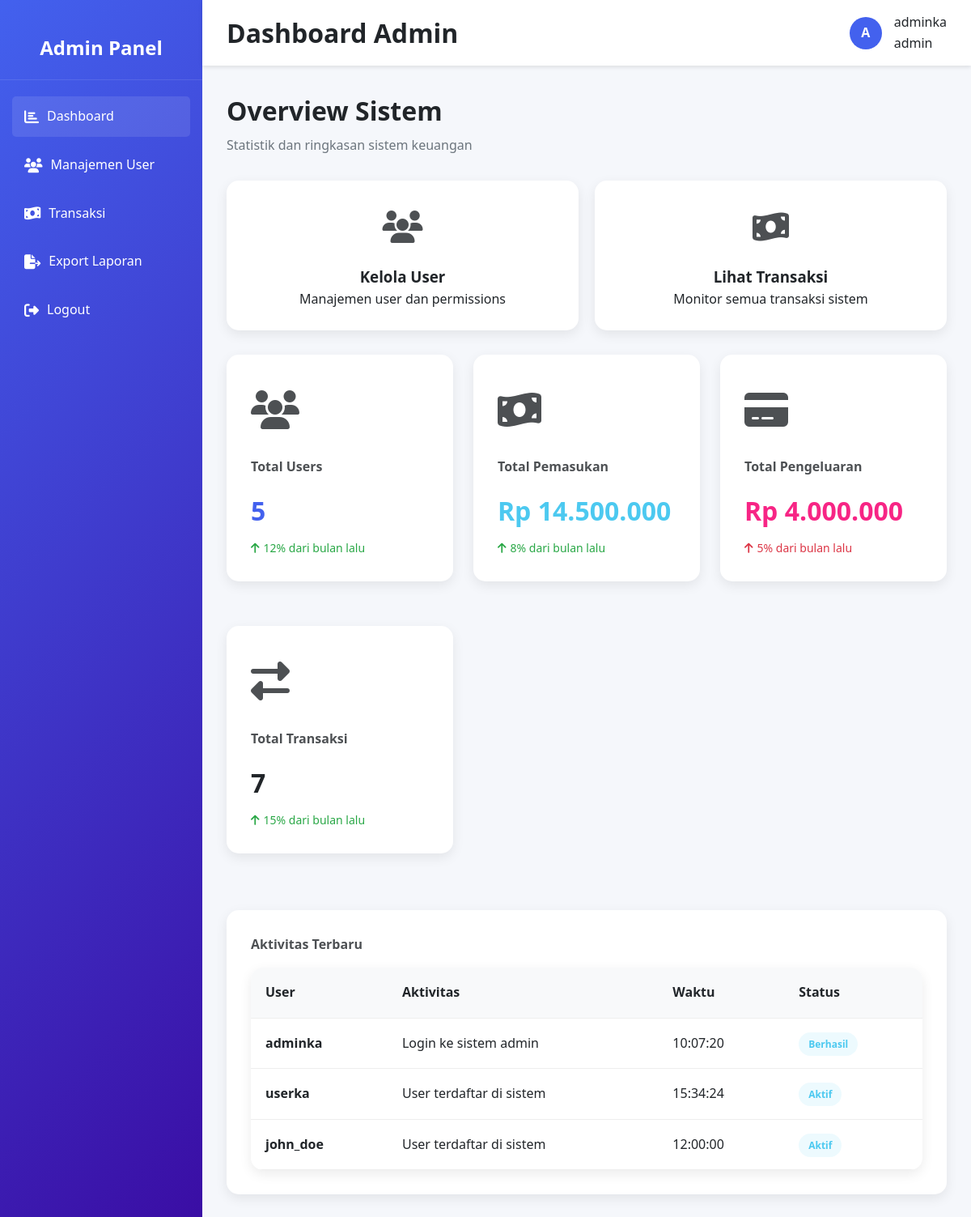
The page /admin.php (signed in) on the database its author committed.
### tables this page shows
CREATE TABLE `user_profiles` (
  `id` int(11) NOT NULL,
  `user_id` int(11) NOT NULL,
  `full_name` varchar(255) DEFAULT NULL,
  `phone` varchar(20) DEFAULT NULL,
  `address` text DEFAULT NULL,
  `birth_date` date DEFAULT NULL,
  `created_at` timestamp NULL DEFAULT current_timestamp(),
  `updated_at` timestamp NOT NULL DEFAULT current_timestamp() ON UPDATE current_timestamp()
);

CREATE TABLE `user` (
  `id` int(11) NOT NULL,
  `username` varchar(100) NOT NULL,
  `email` varchar(255) NOT NULL,
  `password` varchar(255) NOT NULL,
  `role` enum('user','admin') DEFAULT 'user',
  `is_active` tinyint(1) DEFAULT 1,
  `created_at` timestamp NULL DEFAULT current_timestamp(),
  `update_at` timestamp NOT NULL DEFAULT current_timestamp() ON UPDATE current_timestamp()
);

### admin.php (the view, shortened to what this page needs)
<?php
include 'config.php';
$users = [];
$users_sql = "SELECT u.*, up.full_name, up.phone FROM user u LEFT JOIN user_profiles up ON u.id = up.user_id";
$users_result = $conn->query($users_sql);
if ($users_result) {
    $users = $users_result->fetch_all(MYSQLI_ASSOC);
}
$total_users = 0;
$total_transactions = 0;
$total_income = 0;
$total_expense = 0;
$total_users_sql = "SELECT COUNT(*) as total FROM user";
$total_users_result = $conn->query($total_users_sql);
if ($total_users_result) {
    $total_users = $total_users_result->fetch_assoc()['total'];
}
$total_transactions_sql = "SELECT COUNT(*) as total FROM transactions";
$total_transactions_result = $conn->query($total_transactions_sql);
if ($total_transactions_result) {
    $total_transactions = $total_transactions_result->fetch_assoc()['total'];
}
$total_income_sql = "SELECT SUM(amount) as total FROM transactions WHERE type = 'income'";
$total_income_result = $conn->query($total_income_sql);
if ($total_income_result) {
    $total_income = $total_income_result->fetch_assoc()['total'] ?? 0;
}
$total_expense_sql = "SELECT SUM(amount) as total FROM transactions WHERE type = 'expense'";
$total_expense_result = $conn->query($total_expense_sql);
if ($total_expense_result) {
    $total_expense = $total_expense_result->fetch_assoc()['total'] ?? 0;
}
?>
<!DOCTYPE html>
<html lang="id">
<head>
    <link rel="stylesheet" href="https://cdnjs.cloudflare.com/ajax/libs/font-awesome/6.4.0/css/all.min.css">
</head>
<body>
    <div class="admin-container">
        <div class="sidebar">
            <div class="logo">
                <h2>Admin Panel</h2>
            </div>
            <ul class="nav-links">
                <li><a href="#" class="nav-link active" data-page="dashboard"><i class="fas fa-chart-bar"></i> Dashboard</a></li>
                <li><a href="#" class="nav-link" data-page="users"><i class="fas fa-users"></i> Manajemen User</a></li>
                <li><a href="#" class="nav-link" data-page="transactions"><i class="fas fa-money-bill-wave"></i> Transaksi</a></li>
                <li><a href="export_laporan.php" target="_blank" class="nav-link"><i class="fas fa-file-export"></i> Export Laporan</a></li>
                <li><a href="?logout=true" id="logout-btn" class="logout-link"><i class="fas fa-sign-out-alt"></i> Logout</a></li>
            </ul>
        </div>
        <div class="main-content">
            <div class="top-header">
                <h1 id="page-title">Dashboard Admin</h1>
                <div class="user-info">
                    <div class="user-avatar" id="user-avatar">
                        <?php echo isset($_SESSION['username']) ? strtoupper(substr($_SESSION['username'], 0, 1)) : 'A'; ?>
                    </div>
                    <div>
                        <div id="admin-name"><?php echo $_SESSION['username'] ?? 'Admin'; ?></div>
                        <div class="user-role"><?php echo $_SESSION['role'] ?? 'admin'; ?></div>
                    </div>
                </div>
            </div>
            <div class="content">
                <div id="dashboard" class="page-section active">
                    <div class="page-title">
                        <h1>Overview Sistem</h1>
                        <p>Statistik dan ringkasan sistem keuangan</p>
                    </div>
                    <div class="quick-actions">
                        <div class="action-card" data-page="users">
                            <div class="action-icon"><i class="fas fa-users"></i></div>
                            <h3>Kelola User</h3>
                            <p>Manajemen user dan permissions</p>
                        </div>
                        <div class="action-card" data-page="transactions">
                            <div class="action-icon"><i class="fas fa-money-bill-wave"></i></div>
                            <h3>Lihat Transaksi</h3>
                            <p>Monitor semua transaksi sistem</p>
                        </div>
                    </div>
                    <div class="card-grid">
                        <div class="card stats-card">
                            <div class="card-icon"><i class="fas fa-users"></i></div>
                            <h3>Total Users</h3>
                            <div class="amount"><?php echo $total_users; ?></div>
                            <div class="card-trend trend-up"><i class="fas fa-arrow-up"></i> 12% dari bulan lalu</div>
                        </div>
                        <div class="card income-card">
                            <div class="card-icon"><i class="fas fa-money-bill-wave"></i></div>
                            <h3>Total Pemasukan</h3>
                            <div class="amount">Rp <?php echo number_format($total_income, 0, ',', '.'); ?></div>
                            <div class="card-trend trend-up"><i class="fas fa-arrow-up"></i> 8% dari bulan lalu</div>
                        </div>
                        <div class="card expense-card">
                            <div class="card-icon"><i class="fas fa-credit-card"></i></div>
                            <h3>Total Pengeluaran</h3>
                            <div class="amount">Rp <?php echo number_format($total_expense, 0, ',', '.'); ?></div>
                            <div class="card-trend trend-down"><i class="fas fa-arrow-up"></i> 5% dari bulan lalu</div>
                        </div>
                        <div class="card users-card">
                            <div class="card-icon"><i class="fas fa-exchange-alt"></i></div>
                            <h3>Total Transaksi</h3>
                            <div class="amount"><?php echo $total_transactions; ?></div>
                            <div class="card-trend trend-up"><i class="fas fa-arrow-up"></i> 15% dari bulan lalu</div>
                        </div>
                    </div>
                    <div class="card">
                        <h3>Aktivitas Terbaru</h3>
                        <table>
                            <thead>
                                <tr>
                                    <th>User</th>
                                    <th>Aktivitas</th>
                                    <th>Waktu</th>
                                    <th>Status</th>
                                </tr>
                            </thead>
                            <tbody id="activity-table">
                                <tr>
                                    <td><strong><?php echo htmlspecialchars($_SESSION['username']); ?></strong></td>
                                    <td>Login ke sistem admin</td>
                                    <td><?php echo date('H:i:s'); ?></td>
                                    <td><span class="badge badge-success">Berhasil</span></td>
                                </tr>
                                <?php
                                $recent_users = array_slice($users, 0, 3);
                                foreach ($recent_users as $user):
                                    if ($user['username'] != $_SESSION['username']):
                                ?>
                                <tr>
                                    <td><strong><?php echo htmlspecialchars($user['username']); ?></strong></td>
                                    <td>User terdaftar di sistem</td>
                                    <td><?php echo !empty($user['created_at']) ? date('H:i:s', strtotime($user['created_at'])) : '-'; ?></td>
                                    <td><span class="badge badge-success">Aktif</span></td>
                                </tr>
                                <?php
                                    endif;
                                endforeach;
                                ?>
                            </tbody>
                        </table>
                    </div>
                </div>
            </div>
        </div>
    </div>
</body>
</html>

### admin.php (style rules this page uses)
:root { --primary: #4361ee; --secondary: #3a0ca3; --success: #4cc9f0; --danger: #f72585; --warning: #f8961e; --light: #f8f9fa; --dark: #212529; --border-radius: 15px; --box-shadow: 0 5px 15px rgba(0, 0, 0, 0.08); --transition: all 0.3s ease; }
* { margin: 0; padding: 0; box-sizing: border-box; }
body { font-family: 'Segoe UI', Tahoma, Geneva, Verdana, sans-serif; background-color: #f5f7fb; color: var(--dark); line-height: 1.6; }
.admin-container { display: flex; min-height: 100vh; }
.sidebar { width: 250px; background: linear-gradient(135deg, var(--primary), var(--secondary)); color: white; padding: 20px 0; transition: var(--transition); }
.main-content { flex: 1; display: flex; flex-direction: column; }
.logo { text-align: center; padding: 20px; border-bottom: 1px solid rgba(255, 255, 255, 0.1); margin-bottom: 20px; }
.nav-links { list-style: none; padding: 0 15px; }
.nav-links li { margin-bottom: 10px; }
.nav-links a { display: flex; align-items: center; padding: 12px 15px; color: white; text-decoration: none; border-radius: 5px; transition: var(--transition); }
.nav-links a:hover, .nav-links a.active { background-color: rgba(255, 255, 255, 0.1); }
.nav-links i { margin-right: 10px; font-size: 18px; }
.top-header { background: white; padding: 15px 30px; display: flex; justify-content: space-between; align-items: center; box-shadow: 0 2px 5px rgba(0, 0, 0, 0.1); }
.user-info { display: flex; align-items: center; gap: 15px; }
.user-avatar { width: 40px; height: 40px; border-radius: 50%; background-color: var(--primary); display: flex; align-items: center; justify-content: center; color: white; font-weight: bold; }
.content { padding: 30px; flex: 1; }
.page-title { margin-bottom: 30px; }
.page-title p { color: #6c757d; margin-top: 5px; }
.card { background: white; border-radius: var(--border-radius); padding: 30px; box-shadow: var(--box-shadow); margin-bottom: 30px; }
.card-grid { display: grid; grid-template-columns: repeat(auto-fill, minmax(280px, 1fr)); gap: 25px; margin-bottom: 40px; }
.stats-card .amount { color: var(--primary); }
.income-card .amount { color: var(--success); }
.expense-card .amount { color: var(--danger); }
.card h3 { margin-bottom: 15px; font-size: 16px; opacity: 0.8; font-weight: 600; }
.card .amount { font-size: 32px; font-weight: bold; margin-bottom: 10px; }
.card-icon { font-size: 48px; opacity: 0.8; margin-bottom: 20px; }
table { width: 100%; border-collapse: collapse; background: white; border-radius: var(--border-radius); overflow: hidden; box-shadow: var(--box-shadow); }
th, td { padding: 18px; text-align: left; border-bottom: 1px solid #eee; }
th { background-color: var(--light); font-weight: 600; color: var(--dark); }
.badge { padding: 6px 12px; border-radius: 20px; font-size: 12px; font-weight: 600; }
.badge-success { background-color: rgba(76, 201, 240, 0.1); color: var(--success); }
.card-trend { font-size: 14px; display: flex; align-items: center; gap: 5px; }
.trend-up { color: #28a745; }
.trend-down { color: #dc3545; }
.quick-actions { display: grid; grid-template-columns: repeat(auto-fit, minmax(200px, 1fr)); gap: 20px; margin-bottom: 30px; }
.action-card { background: white; border-radius: var(--border-radius); padding: 25px; text-align: center; box-shadow: var(--box-shadow); transition: var(--transition); cursor: pointer; }
.action-icon { font-size: 40px; margin-bottom: 15px; opacity: 0.8; }
.page-section { display: none; }
.page-section.active { display: block; }

### rows shown on the page
user_profiles: user.username "userka", user.created_at "15:34:24"
user_profiles: user.username "john_doe", user.created_at "12:00:00"

### other values the page prints
substr($_SESSION['username'], 0, 1) "A"
$_SESSION['username'] "adminka"
$_SESSION['role'] "admin"
$total_users "5"
$total_income "14.500.000"
$total_expense "4.000.000"
$total_transactions "7"
